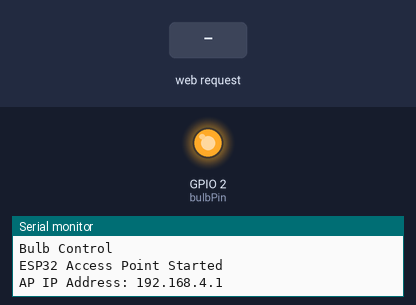
Recording of a program running on a simulated ESP32. Parts: output pins drawn as LEDs (lit = HIGH), the last lines printed to the serial monitor. The inputs (shaded band) are chosen by the test bench.

Above: at 1.2 s.
1.3 s: HTTP request GET /OFF received
At 2.5 s:
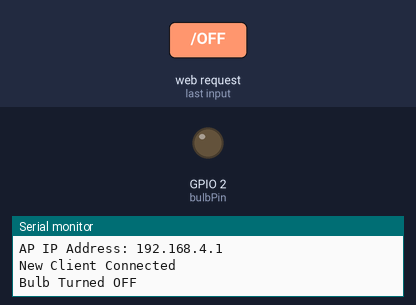
2.8 s: HTTP request GET /ON received
At 3.8 s:
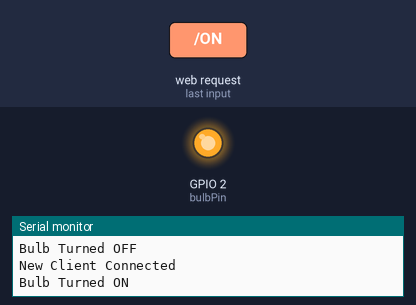
Timing chart, 0 to 5.8 s (numbered marks = the images above; inputs shaded):
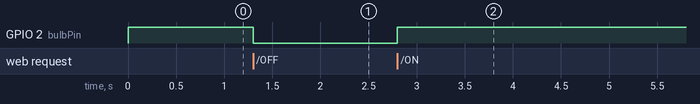

Measured:
- after the input at 1.3 s, GPIO 2 (bulbPin): HIGH → LOW at once
- after the input at 2.8 s, GPIO 2 (bulbPin): LOW → HIGH at once

The program:

main.cpp
```cpp
#include <WiFi.h>  // Include Wi-Fi library for ESP32

// Wi-Fi Access Point credentials (ESP32 will create this network)
const char *ssid = "ESP32_Control";  // Name of the ESP32 Wi-Fi network
const char *password = "12345678";   // Password for ESP32 network

int bulbPin = 2; // GPIO pin where LED (or relay for bulb) is connected

WiFiServer server(80); // Create a web server on port 80

void setup() {
    Serial.printf("Bulb Control\n");
    Serial.begin(115200);  // Start serial communication for debugging
    pinMode(bulbPin, OUTPUT); // Set bulb pin as OUTPUT
    digitalWrite(bulbPin, HIGH); // Bulb initially ON

    // Start ESP32 in AP Mode
    WiFi.softAP(ssid, password);
    Serial.println("ESP32 Access Point Started");

    // Print the ESP32's IP Address (default: 192.168.4.1)
    Serial.print("AP IP Address: ");
    Serial.println(WiFi.softAPIP());

    server.begin(); // Start the web server
}

void loop() {
    WiFiClient client = server.available(); // Check for client connection

    if (client) { // If a new client connects
        Serial.println("New Client Connected");

        String request = client.readStringUntil('\r'); // Read client request
        client.flush(); // Clear buffer

        // If the client requests "/OFF", turn OFF the bulb
        if (request.indexOf("/OFF") != -1) {
            digitalWrite(bulbPin, LOW); // Turn OFF the bulb
            Serial.println("Bulb Turned OFF");
        }

        // If the client requests "/OFF", turn OFF the bulb
        if (request.indexOf("/ON") != -1) {
            digitalWrite(bulbPin, HIGH); // Turn OFF the bulb
            Serial.println("Bulb Turned ON");
        }

        // Send a simple webpage response
        client.println("HTTP/1.1 200 OK"); // HTTP response header
        client.println("Content-Type: text/html"); // Specify HTML content
        client.println();
        client.println("<html><body><h1>ESP32 Bulb Control</h1>");
        client.println("<a href='/OFF'><button>Turn OFF</button></a>");
        client.println("<a href='/ON'><button>Turn ON</button></a>");

        client.println("</body></html>");
        client.stop(); // Close the connection
    }
}
```
